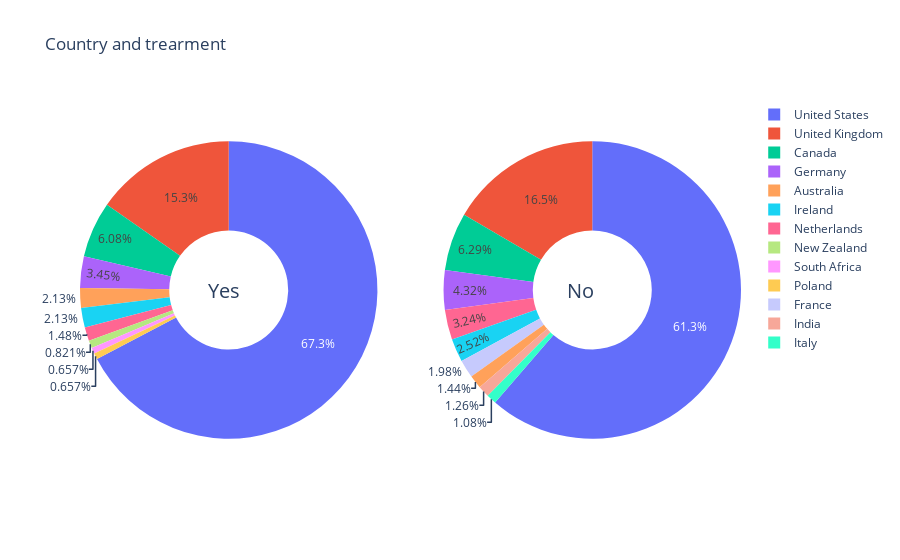
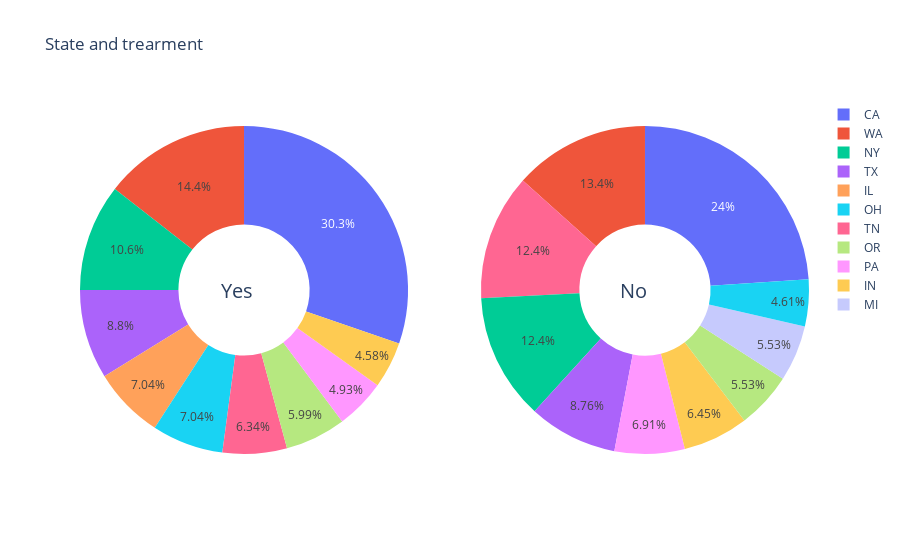

Notebook code for these charts, in order:
### Code cell
import plotly.graph_objects as go
from plotly.subplots import make_subplots

fig = make_subplots(rows=1, cols=2, specs=[[{'type':'domain'}, {'type':'domain'}]])
fig.add_trace(go.Pie(labels=data.Country.loc[data.treatment == 'Yes'].value_counts().index.to_list()[:10], values = data.Country.loc[data.treatment == 'Yes'].value_counts()[:10], name="Treatment -Yes"),
              1, 1)
fig.add_trace(go.Pie(labels=data.Country.loc[data.treatment == 'No'].value_counts().index.to_list()[:10], values = data.Country.loc[data.treatment == 'No'].value_counts()[:10], name="Treatment - No"),
              1, 2)

fig.update_traces(hole=.4, hoverinfo="label+percent+name")

fig.update_layout(
    title_text="Country and trearment",
   
    annotations=[dict(text='Yes', x=0.19, y=0.5, font_size=20, showarrow=False),
                 dict(text='No', x=0.78, y=0.5, font_size=20, showarrow=False)])
fig.show()


fig = make_subplots(rows=1, cols=2, specs=[[{'type':'domain'}, {'type':'domain'}]])
fig.add_trace(go.Pie(labels=data.state.loc[data.treatment == 'Yes'].value_counts().index.to_list()[:10], values = data.state.loc[data.treatment == 'Yes'].value_counts()[:10], name="Treatment -Yes"),
              1, 1)
fig.add_trace(go.Pie(labels=data.state.loc[data.treatment == 'No'].value_counts().index.to_list()[:10], values = data.state.loc[data.treatment == 'No'].value_counts()[:10], name="Treatment - No"),
              1, 2)



fig.update_traces(hole=.4, hoverinfo="label+percent+name")

fig.update_layout(
    title_text="State and trearment",
   
    annotations=[dict(text='Yes', x=0.19, y=0.5, font_size=20, showarrow=False),
                 dict(text='No', x=0.78, y=0.5, font_size=20, showarrow=False)])
fig.show()

### Figure 1 — Plotly figure (JSON) as saved in the notebook; plotly's stock layout.template omitted (floating-point values rounded to 4 significant figures)
{"data": [{"domain": {"x": [0, 0.45], "y": [0, 1]}, "hole": 0.4, "hoverinfo": "label+percent+name", "labels": ["United States", "United Kingdom", "Canada", "Germany", "Australia", "Ireland", "Netherlands", "New Zealand", "South Africa", "Poland"], "name": "Treatment -Yes", "type": "pie", "values": [410, 93, 37, 21, 13, 13, 9, 5, 4, 4]}, {"domain": {"x": [0.55, 1], "y": [0, 1]}, "hole": 0.4, "hoverinfo": "label+percent+name", "labels": ["United States", "United Kingdom", "Canada", "Germany", "Netherlands", "Ireland", "France", "Australia", "India", "Italy"], "name": "Treatment - No", "type": "pie", "values": [341, 92, 35, 24, 18, 14, 11, 8, 7, 6]}], "layout": {"annotations": [{"font": {"size": 20}, "showarrow": false, "text": "Yes", "x": 0.19, "y": 0.5}, {"font": {"size": 20}, "showarrow": false, "text": "No", "x": 0.78, "y": 0.5}], "title": {"text": "Country and trearment"}}}

### Figure 2 — Plotly figure (JSON) as saved in the notebook; plotly's stock layout.template omitted (floating-point values rounded to 4 significant figures)
{"data": [{"domain": {"x": [0, 0.45], "y": [0, 1]}, "hole": 0.4, "hoverinfo": "label+percent+name", "labels": ["CA", "WA", "NY", "TX", "IL", "OH", "TN", "OR", "PA", "IN"], "name": "Treatment -Yes", "type": "pie", "values": [86, 41, 30, 25, 20, 20, 18, 17, 14, 13]}, {"domain": {"x": [0.55, 1], "y": [0, 1]}, "hole": 0.4, "hoverinfo": "label+percent+name", "labels": ["CA", "WA", "TN", "NY", "TX", "PA", "IN", "OR", "MI", "OH"], "name": "Treatment - No", "type": "pie", "values": [52, 29, 27, 27, 19, 15, 14, 12, 12, 10]}], "layout": {"annotations": [{"font": {"size": 20}, "showarrow": false, "text": "Yes", "x": 0.19, "y": 0.5}, {"font": {"size": 20}, "showarrow": false, "text": "No", "x": 0.78, "y": 0.5}], "title": {"text": "State and trearment"}}}
